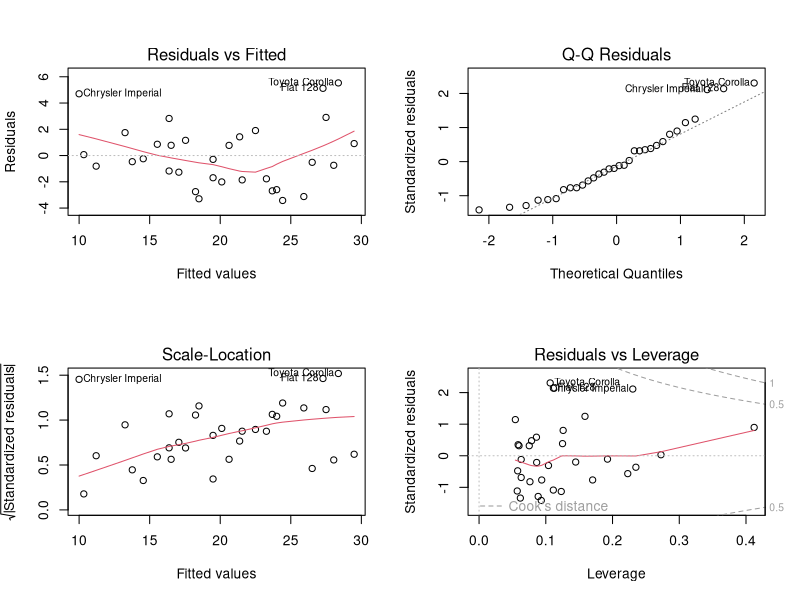
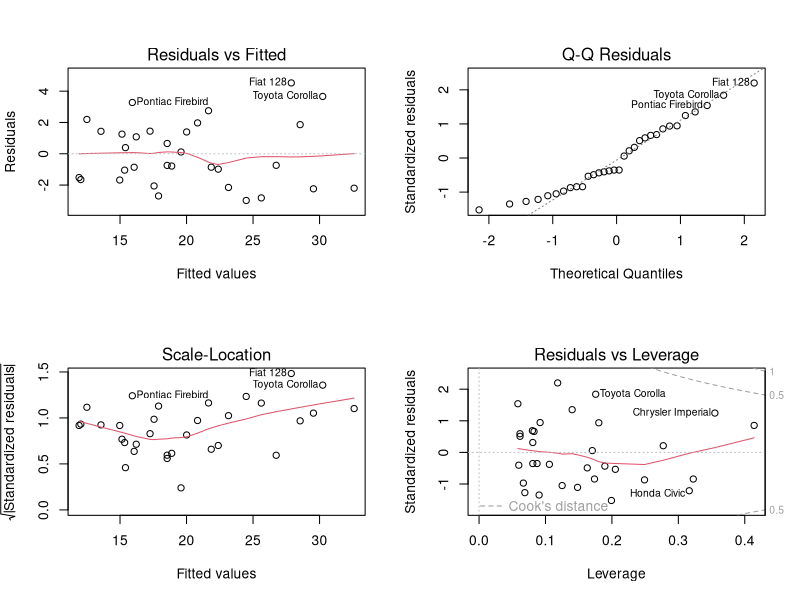

Reproduce these figures in R, in order.
## ---- chunk 1
library(dplyr)
library(datasets)
data(mtcars)
## ---- chunk 2
mtcars$am <- as.factor(mtcars$am)
mtcars$vs <- as.factor(mtcars$vs)
mtcars$gear <- as.factor(mtcars$gear)
mtcars$cyl <- as.factor(mtcars$cyl)
head(mtcars)
## ---- chunk 3
auto <- mtcars %>% filter(am == "0" )
manual <-mtcars %>% filter(am == "1")
summary(auto$mpg)
summary(manual$mpg)
## ---- chunk 4
t.test(manual$mpg, auto$mpg, paired = F, var.equal = F)
## ---- chunk 5
fit1 = lm(mpg ~ am, data= mtcars)
summary(fit1)$coef
## ---- chunk 6
fit1.1 = lm(mpg ~ am + hp, data = mtcars)
summary(fit1.1)$coef
## ---- chunk 7
fit1.2 = lm(mpg ~ am + hp + wt, data = mtcars)
fit1.3 = lm(mpg ~ am + hp + wt + cyl, data = mtcars)
anova(fit1, fit1.1, fit1.2, fit1.3)
## ---- chunk 8
par(mfrow = c(2,2))
plot(fit1.2)
## ---- chunk 9
fit1.4 = lm(mpg ~ am + hp*wt, data = mtcars)
summary(fit1.4)
## ---- chunk 10
confint(fit1.4)
## ---- chunk 11
par(mfrow = c(2,2))
plot(fit1.4)
## ---- chunk 12
dfbetas(fit1.4)
## ---- chunk 13
cooks.distance(fit1.4)
